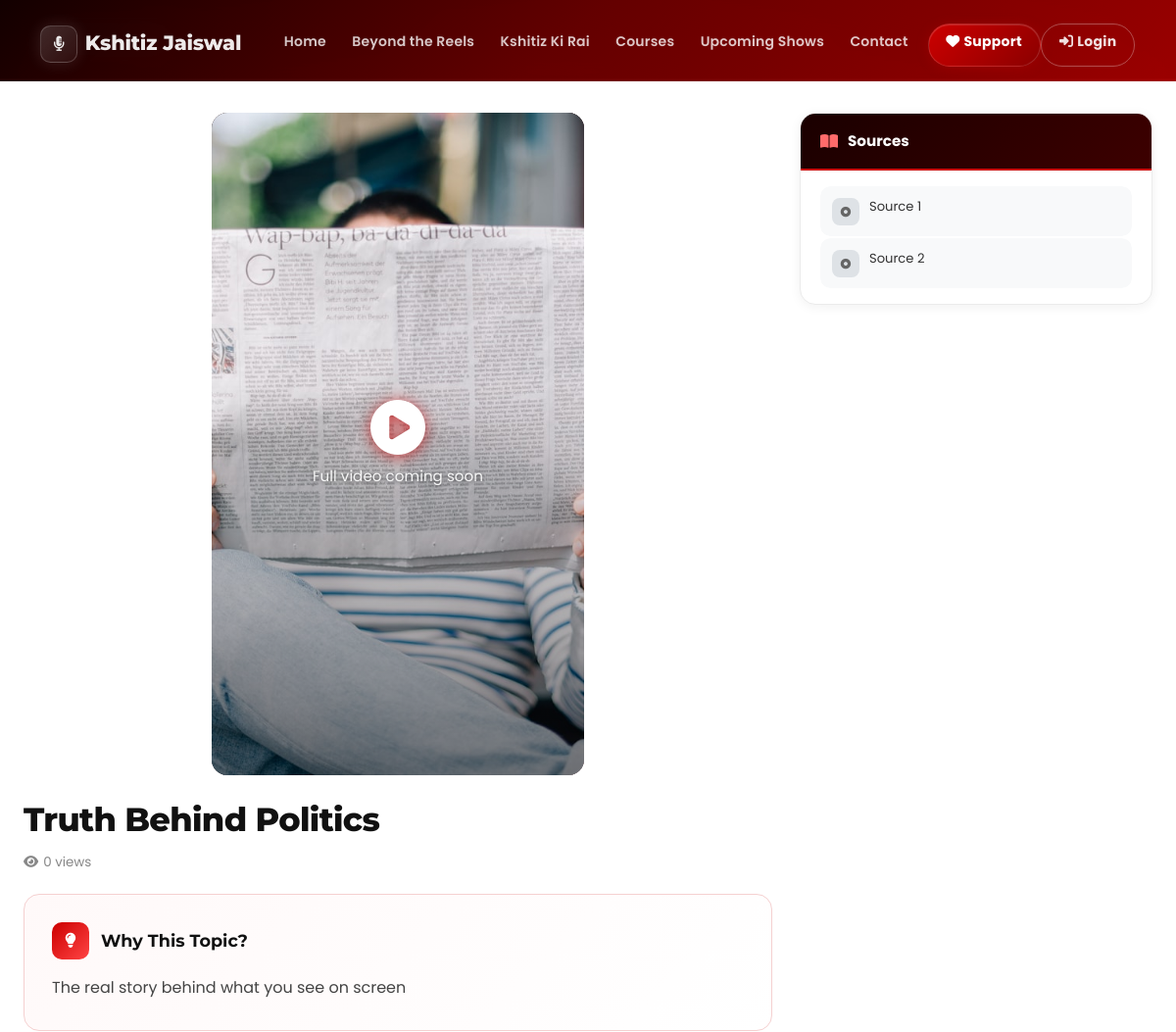
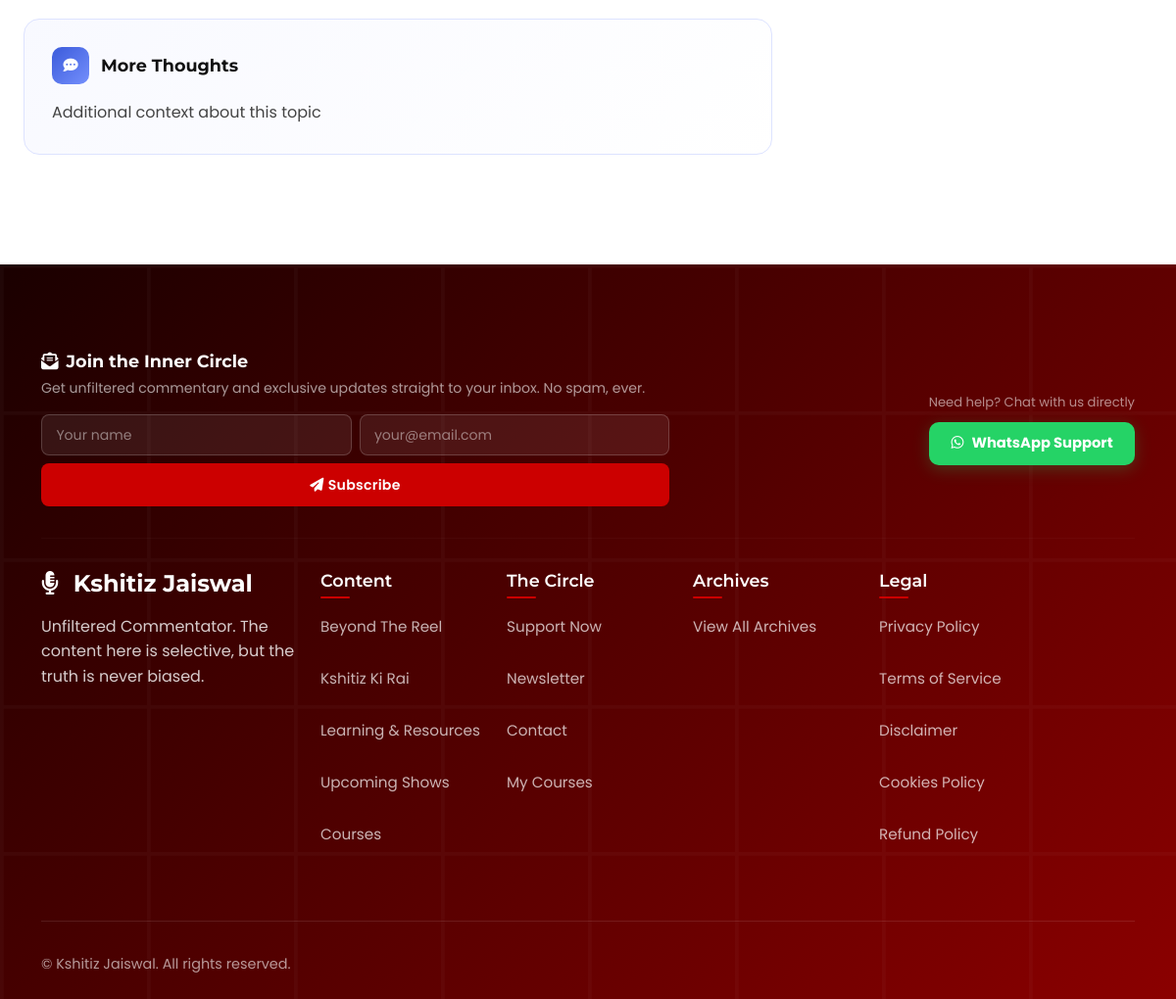
The app's page /reel/1 with its own data (2 pictures, top to bottom).
### models.py (models this page shows, shortened)
class Reel(db.Model):
    id = db.Column(db.Integer, primary_key=True)
    title = db.Column(db.String(200), nullable=False)
    thumbnail = db.Column(db.String(500))
    video_url = db.Column(db.String(500))
    video_type = db.Column(db.String(20), default='auto')  # 'youtube', 'instagram', 'auto'
    card_layout = db.Column(db.String(20), default='standard')  # 'standard', 'portrait', 'landscape'
    sort_order = db.Column(db.Integer, default=0)
    is_visible = db.Column(db.Boolean, default=True)
    behind_thought = db.Column(db.Text)
    sources = db.Column(db.Text)  # JSON string of sources list
    extra_context = db.Column(db.Text)
    category_tag = db.Column(db.String(50))  # trending, new, must_watch, fan_favourite, exclusive, behind_scenes
    topic_tag = db.Column(db.String(100))  # Topic for grouping/playlist (e.g., "Vote Chori Issue")
    view_count = db.Column(db.Integer, default=0)  # For popularity tracking
    is_featured = db.Column(db.Boolean, default=False)  # For homepage featured reels
    created_at = db.Column(db.DateTime, default=datetime.utcnow)
    video_file_path = db.Column(db.String(500))  # Path for directly uploaded video files
    youtube_url = db.Column(db.String(500))       # "Watch on YouTube" link
    instagram_reel_url = db.Column(db.String(500)) # "Watch on Instagram" link
    def _auto_thumbnail(self):
        url = self.video_url or ''
        if not url:
            return ''
    def to_dict(self):
        return {
            'id': self.id,
            'title': self.title,
            'thumbnail': self.thumbnail or '',
            'auto_thumbnail': self._auto_thumbnail(),
            'video_url': self.video_url or '',
            'video_file_path': self.video_file_path or '',
            'video_type': self.video_type or 'auto',
            'card_layout': self.card_layout or 'standard',
            'sort_order': self.sort_order or 0,
            'is_visible': self.is_visible if self.is_visible is not None else True,
            'behind_thought': self.behind_thought or '',
            'sources': json.loads(self.sources) if self.sources else [],
            'extra_context': self.extra_context or '',
            'category_tag': self.category_tag or '',
            'topic_tag': self.topic_tag or '',
            'view_count': self.view_count or 0,
            'is_featured': self.is_featured or False,
            'created_at': self.created_at.isoformat() if self.created_at else '',
            'youtube_url': self.youtube_url or '',
            'instagram_reel_url': self.instagram_reel_url or '',
        }

### routes.py (the view)
@app.route('/reel/<int:reel_id>')
def reel_detail(reel_id):
    reel = Reel.query.get_or_404(reel_id)
    user_id = get_clerk_user_id()
    user = get_clerk_user()
    user_email = user.get('email_addresses', [{}])[0].get('email_address') if user else None
    UserActivity.log_activity(
        user_id=user_id,
        user_email=user_email,
        activity_type='reel_view',
        resource_type='reel',
        resource_id=reel_id,
        request_obj=request,
        data_size=10000  # Estimated size for reel page
    )
    if reel.view_count is None:
        reel.view_count = 0
    reel.view_count += 1
    db.session.commit()
    reel_data = reel.to_dict()
    if reel_data.get('video_url'):
        vinfo = get_video_info(reel_data['video_url'], reel_data.get('video_type', 'auto'))
        reel_data['embed_url'] = vinfo['embed_url']
        reel_data['original_url'] = vinfo['original_url']
        reel_data['detected_type'] = vinfo['video_type']
        reel_data['is_instagram'] = vinfo['video_type'] == 'instagram'
    else:
        reel_data['embed_url'] = None
        reel_data['original_url'] = ''
        reel_data['detected_type'] = 'unknown'
        reel_data['is_instagram'] = False
    related_reels = []
    if reel.topic_tag:
        related_reels = Reel.query.filter(
            Reel.topic_tag == reel.topic_tag,
            Reel.id != reel_id
        ).order_by(Reel.created_at.desc()).limit(6).all()
        related_reels = [r.to_dict() for r in related_reels]
    return render_template('reel_detail.html', reel=reel_data, related_reels=related_reels)

### forms.py
class NewsletterForm(FlaskForm):
    name = StringField('Name', validators=[DataRequired(), Length(min=2, max=50)])
    email = StringField('Email', validators=[DataRequired(), Email()])
    place = StringField('Place', validators=[Length(max=50)])
    age = IntegerField('Age', validators=[Optional(), NumberRange(min=13, max=120)], default=None)

### app.py (called while the page is built)
@app.context_processor
def inject_csrf():
    from flask_wtf.csrf import generate_csrf
    def csrf_token():
        return generate_csrf()
    return dict(csrf_token=csrf_token)

@app.template_global()
def static_ver(filename):
    import time
    try:
        path = os.path.join(app.static_folder, filename)
        return int(os.path.getmtime(path))
    except Exception:
        return int(time.time())

### clerk_auth.py (called while the page is built, shortened)
def _try_resolve_clerk_user():
    if hasattr(g, 'clerk_user_id'):
        return  # already resolved this request
    if not clerk_sdk:
        return

def get_clerk_user():
    _try_resolve_clerk_user()
    if not clerk_sdk or not hasattr(g, 'clerk_user_id'):
        return None

def get_clerk_user_id():
    _try_resolve_clerk_user()
    return getattr(g, 'clerk_user_id', None)

### models.py (called while the page is built)
    @staticmethod
    def get(key, default=None):
        try:
            config = SiteConfig.query.filter_by(key=key).first()
            return config.value if config else default
        except Exception:
            return default

    @staticmethod
    def get_active_links():
        return SocialLink.query.filter_by(is_active=True).order_by(SocialLink.sort_order).all()

### routes.py (called while the page is built, shortened)
@app.before_request
def admin_session_timeout():
    if 'admin_logged_in' not in session:
        return

def get_course_user():
    uid = session.get('course_user_id')
    if uid:
        try:
            return CourseUser.query.get(uid)
        except Exception:
            pass
    return None

### utils.py (called while the page is built, shortened)
def load_whatsapp_settings():
    default_url = f'https://wa.me/message/{_DEFAULT_WA_MESSAGE_CODE}'
    result = {
        'support_phone': '',
        'phone_digits': '',
        'whatsapp_link': default_url,
        'whatsapp_web_link': default_url,
    }
    try:
        from models import SiteContent
        import json
        wa_rec = SiteContent.query.filter_by(content_key='whatsapp_settings').first()
    except Exception:
        pass
    return result

### templates/reel_detail.html (shortened to what this page needs)
{% extends "base.html" %}
{% block content %}
<div class="rd-hero">
    <div class="rd-hero-inner">
        <a href="{{ url_for('reels_library') }}" class="rd-back-btn">
            <i class="fas fa-arrow-left"></i>
            <span>Back to Library</span>
        </a>
    </div>
</div>
<div class="rd-page">
    <div class="rd-video-col">
        {% set is_portrait = reel.is_instagram or reel.detected_type == 'youtube_short' or (reel.thumbnail and not reel.video_url and not reel.video_file_path) %}
        {% set thumb_url = (url_for('static', filename=reel.thumbnail) if reel.thumbnail and not reel.thumbnail.startswith('http') else reel.thumbnail) if reel.thumbnail else '' %}
        <div class="rd-video-wrap {% if is_portrait %}rd-video-wrap--portrait{% endif %}"
             {% if thumb_url %}style="--reel-thumb: url('{{ thumb_url }}')"{% endif %}>
            {% if not reel.video_url and not reel.video_file_path %}
            {% if reel.thumbnail %}
            <div class="rd-thumb-wrap" style="--reel-thumb: url('{{ thumb_url }}')">
                <img src="{{ thumb_url }}"
                     alt="{{ reel.title }}"
                     onerror="this.onerror=null;this.src='{{ url_for('static', filename='img/reel-placeholder.svg') }}'">
                <div class="rd-thumb-overlay">
                    <i class="fas fa-play-circle"></i>
                    <p>Full video coming soon</p>
                </div>
            </div>
            {% else %}
            <div class="rd-no-media">
                <i class="fas fa-video"></i>
                <h5>Media coming soon</h5>
                <p>Video will be added shortly</p>
            </div>
            {% endif %}
            {% endif %}
        </div>
        <div class="rd-title-block">
            <h1 class="rd-title">{{ reel.title }}</h1>
            <div class="rd-meta">
                <span class="rd-views">
                    <i class="fas fa-eye"></i> {{ reel.view_count }} views
                </span>
            </div>
        </div>
        {% if reel.behind_thought %}
        <div class="rd-card rd-card-thought">
            <div class="rd-card-header">
                <span class="rd-card-icon"><i class="fas fa-lightbulb"></i></span>
                <h3 class="rd-card-title">Why This Topic?</h3>
            </div>
            <p class="rd-card-body">{{ reel.behind_thought }}</p>
        </div>
        {% endif %}
        {% if reel.extra_context %}
        <div class="rd-card rd-card-more">
            <div class="rd-card-header">
                <span class="rd-card-icon rd-card-icon--blue"><i class="fas fa-comment-dots"></i></span>
                <h3 class="rd-card-title">More Thoughts</h3>
            </div>
            <p class="rd-card-body">{{ reel.extra_context }}</p>
        </div>
        {% endif %}
    </div>
    <div class="rd-sidebar">
        {% if reel.sources and reel.sources|length > 0 %}
        <div class="rd-side-card">
            <div class="rd-side-card-header">
                <i class="fas fa-book-open"></i>
                <span>Sources</span>
            </div>
            <div class="rd-side-card-body">
                <ul class="rd-sources">
                    {% for source in reel.sources %}
                    <li class="rd-source-item">
                        {% if source.startswith('http://') or source.startswith('https://') %}
                        <a href="{{ source }}" target="_blank" rel="noopener noreferrer" class="rd-source-link">
                            <span class="rd-source-icon"><i class="fas fa-external-link-alt"></i></span>
                            <span class="rd-source-text">{{ source }}</span>
                        </a>
                        {% else %}
                        <div class="rd-source-plain">
                            <span class="rd-source-icon"><i class="fas fa-circle-dot"></i></span>
                            <span class="rd-source-text">{{ source }}</span>
                        </div>
                        {% endif %}
                    </li>
                    {% endfor %}
                </ul>
            </div>
        </div>
        {% endif %}
    </div>
</div>
{% endblock %}

### static/css/mobile.css (style rules this page uses)
*, *::before, *::after { box-sizing: border-box; }
html { overflow-x: hidden; -webkit-text-size-adjust: 100%; scroll-behavior: smooth; }
body { overflow-x: hidden; -webkit-overflow-scrolling: touch; }
img, video, iframe, embed, object { max-width: 100%; height: auto; }
a, button, [role="button"], input[type="submit"], input[type="button"], .btn, .nav-link, .page-link { min-height: 44px; min-width: 44px; }

### records on screen
Reel: title "Truth Behind Politics", behind_thought "The real story behind what you see on screen", extra_context "Additional context about this topic"

### other values on screen
{{ _site_title }} "Kshitiz Jaiswal"
{{ reel.view_count }} "0"
{{ source }} "Source 1" "Source 2"
{{ newsletter_footer.title }} "Join the Inner Circle"
{{ newsletter_footer.subtitle }} "Get unfiltered commentary and exclusive updates straight to your inbox. No spam, ever."
{{ newsletter_footer.button_text }} "Subscribe"
